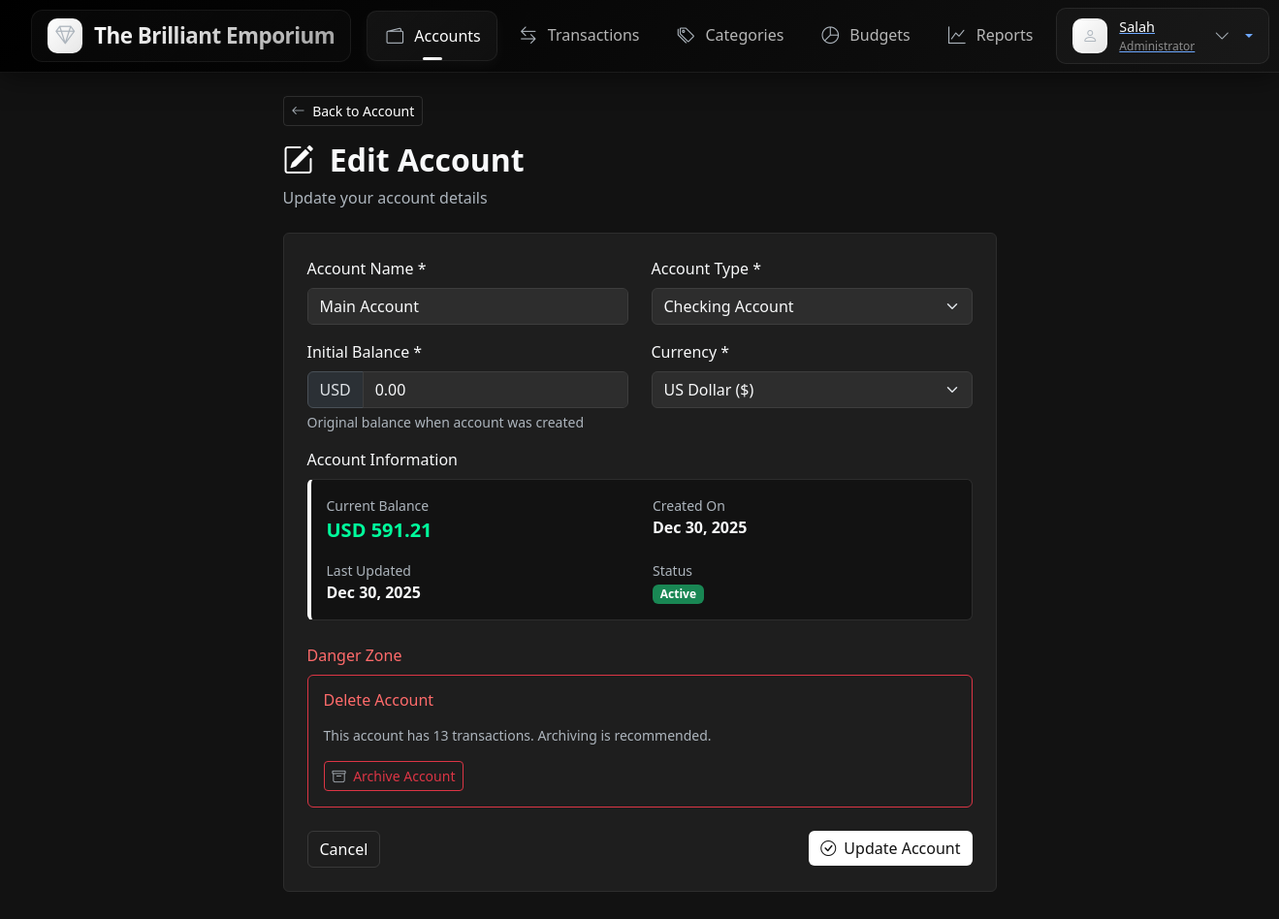
Page /accounts/2/edit (signed in) on the committed database.
### models.py (models this page shows, shortened)
class User(db.Model, UserMixin):
    __tablename__ = 'users'
    id = db.Column(db.Integer, primary_key=True)
    email = db.Column(db.String(120), unique=True, nullable=False, index=True)
    name = db.Column(db.String(100), nullable=False)
    hashed_password = db.Column(db.String(256), nullable=False)
    created_at = db.Column(db.DateTime, default=datetime.utcnow, nullable=False)
    last_login = db.Column(db.DateTime, nullable=True)
    accounts = relationship("Account", back_populates="user", cascade="all, delete-orphan")
    categories = relationship("Category", back_populates="user", cascade="all, delete-orphan")
    transactions = relationship("Transaction", back_populates="user", cascade="all, delete-orphan")
    budgets = relationship("Budget", back_populates="user", cascade="all, delete-orphan")

class Account(db.Model):
    __tablename__ = 'accounts'
    id = db.Column(db.Integer, primary_key=True)
    name = db.Column(db.String(100), nullable=False)
    type = db.Column(db.Enum(AccountType), nullable=False)
    initial_balance = db.Column(db.Numeric(12, 2), default=0.00)  # Initial balance when created
    current_balance = db.Column(db.Numeric(12, 2), default=0.00, nullable=False)
    currency = db.Column(db.String(3), default='USD')  # ISO currency code
    is_active = db.Column(db.Boolean, default=True)
    created_at = db.Column(db.DateTime, default=datetime.utcnow, nullable=False)
    updated_at = db.Column(db.DateTime, default=datetime.utcnow, onupdate=datetime.utcnow)
    user_id = db.Column(db.Integer, ForeignKey('users.id', ondelete='CASCADE'), nullable=False)
    user = relationship("User", back_populates="accounts")
    transactions = relationship("Transaction", back_populates="account", cascade="all, delete-orphan")
    __table_args__ = (
        db.Index('idx_account_user', 'user_id'),
        db.Index('idx_account_user_active', 'user_id', 'is_active'),
    )

### routes/accounts.py (the view, shortened to what this page needs)
@accounts_bp.route('/<int:account_id>/edit', methods=['GET', 'POST'])
@login_required
def edit(account_id):
    account = Account.query.filter_by(
        id=account_id,
        user_id=current_user.id
    ).first_or_404()
    form = AccountForm(obj=account)
    return render_template('accounts/edit.html', form=form, account=account)

### routes/auth.py (called while the page is built)
@login_manager.user_loader
def load_user(user_id):
    return User.query.get(int(user_id))

### templates/accounts/edit.html (shortened to what this page needs)
{% extends "accounts/layout.html" %}
{% block main %}
<div class="container py-4">
    <div class="row justify-content-center">
        <div class="col-lg-8">
            <div class="mb-4">
                <a href="{{ url_for('accounts.view', account_id=account.id) }}" class="btn btn-outline-accent btn-sm mb-3">
                    <i class="bi bi-arrow-left me-1"></i> Back to Account
                </a>
                <h1 class="h2 fw-bold">
                    <i class="bi bi-pencil-square text-accent me-2"></i>
                    Edit Account
                </h1>
                <p class="text-gray">Update your account details</p>
            </div>
            <div class="card">
                <div class="card-body p-4">
                    <form method="POST" action="{{ url_for('accounts.edit', account_id=account.id) }}">
                        <div class="row">
                            <div class="col-md-6 mb-3">
                                <label class="form-label">Account Name *</label>
                                {{ form.name(class="form-control", placeholder="e.g., Chase Checking, PayPal") }}
                            </div>
                            <div class="col-md-6 mb-3">
                                <label class="form-label">Account Type *</label>
                                {{ form.type(class="form-select") }}
                            </div>
                        </div>
                        <div class="row">
                            <div class="col-md-6 mb-3">
                                <label class="form-label">Initial Balance *</label>
                                <div class="input-group">
                                    <span class="input-group-text">{{ account.currency }}</span>
                                    {{ form.initial_balance(class="form-control", placeholder="0.00") }}
                                </div>
                                <div class="form-text text-gray">Original balance when account was created</div>
                            </div>
                            <div class="col-md-6 mb-3">
                                <label class="form-label">Currency *</label>
                                {{ form.currency(class="form-select") }}
                            </div>
                        </div>
                        <div class="mb-4">
                            <label class="form-label">Account Information</label>
                            <div class="card bg-dark-gray account-info-card">
                                <div class="card-body">
                                    <div class="row">
                                        <div class="col-md-6 mb-3">
                                            <small class="text-gray d-block">Current Balance</small>
                                            <strong class="fs-5 {{ 'text-success' if account.current_balance >= 0 else 'text-danger' }}">
                                                {{ account.currency }} {{ "%.2f"|format(account.current_balance) }}
                                            </strong>
                                        </div>
                                        <div class="col-md-6 mb-3">
                                            <small class="text-gray d-block">Created On</small>
                                            <strong>{{ account.created_at.strftime('%b %d, %Y') }}</strong>
                                        </div>
                                        <div class="col-md-6">
                                            <small class="text-gray d-block">Last Updated</small>
                                            <strong>{{ account.updated_at.strftime('%b %d, %Y') }}</strong>
                                        </div>
                                        <div class="col-md-6">
                                            <small class="text-gray d-block">Status</small>
                                            <span class="badge {{ 'bg-success' if account.is_active else 'bg-secondary' }}">
                                                {{ 'Active' if account.is_active else 'Archived' }}
                                            </span>
                                        </div>
                                    </div>
                                </div>
                            </div>
                        </div>
                        <div class="mb-4">
                            <label class="form-label text-danger">Danger Zone</label>
                            <div class="card border-danger">
                                <div class="card-body">
                                    <h6 class="text-danger mb-3">Delete Account</h6>
                                    <p class="small text-gray mb-3">
                                        {% if account.transactions|length > 0 %}
                                            This account has {{ account.transactions|length }} transactions. Archiving is recommended.
                                        {% else %}
                                            This will permanently delete the account. This action cannot be undone.
                                        {% endif %}
                                    </p>
                                    {% if account.transactions|length > 0 %}
                                        <button type="submit" class="btn btn-outline-danger btn-sm" form="archiveForm" onclick="return confirm('Archive this account?')">
                                            <i class="bi bi-archive me-1"></i> Archive Account
                                        </button>
                                    {% else %}
                                        <button type="button" class="btn btn-danger btn-sm" data-bs-toggle="modal" data-bs-target="#deleteModal">
                                            <i class="bi bi-trash me-1"></i> Delete Account
                                        </button>
                                    {% endif %}
                                </div>
                            </div>
                        </div>
                        <div class="d-flex justify-content-between mt-4">
                            <a href="{{ url_for('accounts.view', account_id=account.id) }}" class="btn btn-outline-accent">Cancel</a>
                            <div>
                                <button type="submit" class="btn btn-accent">
                                    <i class="bi bi-check-circle me-1"></i> Update Account
                                </button>
                            </div>
                        </div>
                    </form>
                </div>
            </div>
        </div>
    </div>
</div>
{% endblock %}

### templates/accounts/layout.html (shortened to what this page needs)
<!DOCTYPE html>
<html lang="en" data-bs-theme="dark">
<head>
    <link href="{{ url_for('static', filename='css/style.css') }}" rel="stylesheet">
    <link href="https://cdn.jsdelivr.net/npm/bootstrap@5.3.3/dist/css/bootstrap.min.css" rel="stylesheet">
    <link href="https://cdnjs.cloudflare.com/ajax/libs/bootstrap-icons/1.8.1/font/bootstrap-icons.min.css" rel="stylesheet">
</head>
<body>
    <nav class="navbar navbar-expand-lg">
        <div class="navbar-container container-fluid">
            <a class="navbar-brand" href="{{ url_for('index') }}">
                <span class="brand-icon">
                    <i class="bi bi-gem"></i>
                </span>
                <span class="brand-text">The Brilliant Emporium</span>
            </a>
            <div class="collapse navbar-collapse" id="mainNavbar">
                <ul class="navbar-nav mx-auto">
                    <li class="nav-item">
                        <a class="nav-link" href="{{ url_for('accounts.index') }}">
                            <span class="nav-icon">
                                <i class="bi bi-wallet2"></i>
                            </span>
                            <span>Accounts</span>
                        </a>
                    </li>
                    <li class="nav-item">
                        <a class="nav-link" href="{{ url_for('transactions.index') }}">
                            <span class="nav-icon">
                                <i class="bi bi-arrow-left-right"></i>
                            </span>
                            <span>Transactions</span>
                        </a>
                    </li>
                    <li class="nav-item">
                        <a class="nav-link" href="{{ url_for('categories.index') }}">
                            <span class="nav-icon">
                                <i class="bi bi-tags"></i>
                            </span>
                            <span>Categories</span>
                        </a>
                    </li>
                    <li class="nav-item">
                        <a class="nav-link" href="{{ url_for('budgets.index') }}">
                            <span class="nav-icon">
                                <i class="bi bi-pie-chart"></i>
                            </span>
                            <span>Budgets</span>
                        </a>
                    </li>
                    <li class="nav-item">
                        <a class="nav-link" href="{{ url_for('reports.index') }}">
                            <span class="nav-icon">
                                <i class="bi bi-graph-up"></i>
                            </span>
                            <span>Reports</span>
                        </a>
                    </li>
                </ul>
                <div class="user-dropdown nav-item dropdown">
                    <a class="dropdown-toggle" href="#" id="userDropdown" role="button"
                       data-bs-toggle="dropdown" aria-expanded="false">
                        <div class="user-avatar">
                            <i class="bi bi-person"></i>
                        </div>
                        <div class="d-flex flex-column text-start">
                            <span class="user-name">{{ current_user.name }}</span>
                            <span class="user-role">Administrator</span>
                        </div>
                        <i class="bi bi-chevron-down ms-2"></i>
                    </a>
                </div>
            </div>
        </div>
    </nav>
    <main class="pb-5">
        {% block main %}{% endblock %}
    </main>
</body>
</html>

### templates/accounts/edit.html (style rules this page uses)
.account-info-card { background-color: var(--dark-gray); border-left: 4px solid var(--accent); }

### rows in the picture
User: name "Salah"
Account: name "Main Account", type "Checking Account", currency "USD", initial_balance "0.00", currency "US Dollar ($)", current_balance "591.21", created_at "Dec 30, 2025", updated_at "Dec 30, 2025", is_active "Active"

### other values in the picture
{{ account.transactions|length }} "13"
